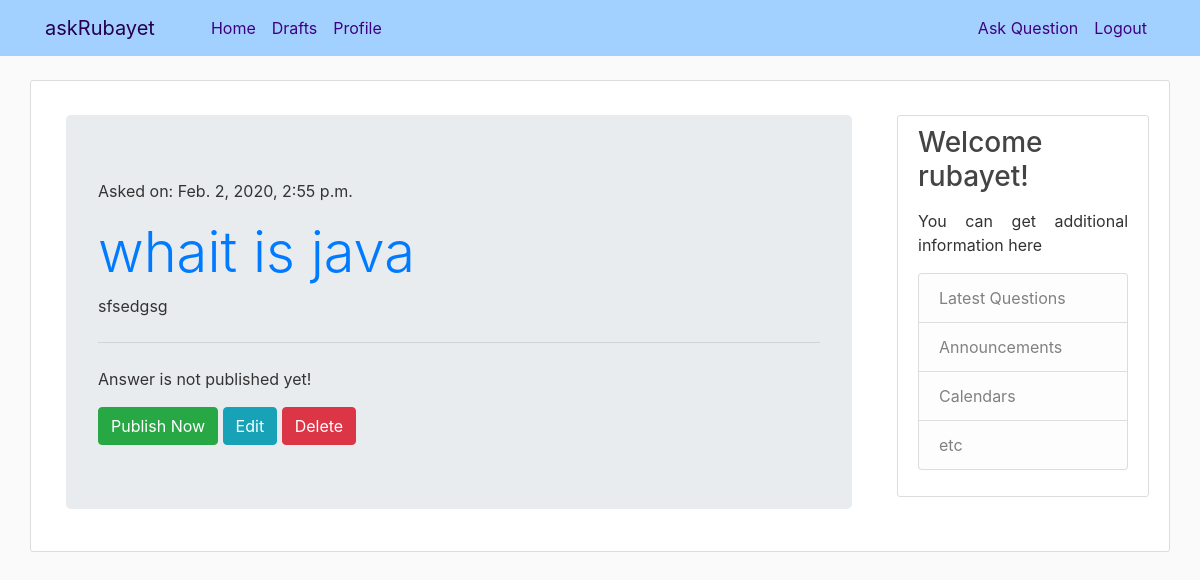
Before: /drafts/ (signed in) with the older database file.
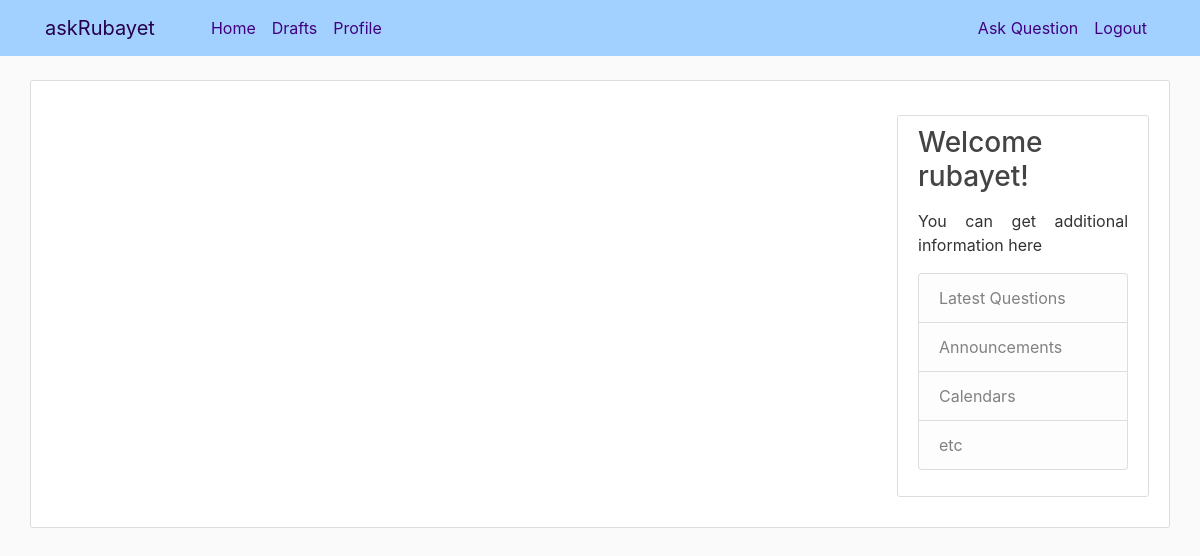
After: the same page with the newer database file.
### ask/models.py (models this page shows, shortened)
class Question(models.Model):
    author                  = models.ForeignKey(settings.AUTH_USER_MODEL, on_delete=models.CASCADE)
    title                   = models.CharField(max_length=300)
    optional_description    = models.TextField(blank=True, null=True)
    created_date            = models.DateTimeField(default=timezone.now)
    published_date          = models.DateTimeField(blank=True, null=True)

### ask/views.py (the view)
# urls.py: path('drafts/', views.ques_draft_list, name='ques_draft_list'),
@login_required
def ques_draft_list(request):
    ques = Question.objects.filter(published_date__isnull=True).order_by('created_date')
    return render(request, 'ask/ques_draft_list.html', {'ques': ques})

### ask/templates/ask/ques_draft_list.html
{% extends "ask/base.html" %}
{% block content %}
<div class="container">
  {% for que in ques %}
  <div class="jumbotron">
    <p>Asked on: {{ que.created_date }}</p>
    <h1 class="display-4"><a href="{% url 'ques_detail' pk=que.pk %}">{{ que.title }}</a></h1>
    <p >{{ que.optional_description|linebreaksbr }}</p>
    <hr class="my-4">
    {% if que.published_date %}
      {% if que.author.first_name %}
      <h5>{{ que.author.first_name }} Says:</h5>
      {% else %}
      <h5>{{ que.author }} Says:</h5>
      {% endif %}
      <p class="lead">{{ que.answer }}</p>
    {% else %}
      {% if not user.is_authenticated %}
        <p>Answer is not published yet! Please come back later.</p>
      {% else %}
        <p>Answer is not published yet!</p>
        <a class="btn btn-success" href="{% url 'ques_publish' pk=que.pk %}">Publish Now</a>
      {% endif %}
      {% if user.is_authenticated %}
        <a class="btn btn-info" href="{% url 'ques_edit' pk=que.pk %}"><span class="glyphicon glyphicon-pencil">Edit</span></a>
        <a class="btn btn-danger" href="{% url 'ques_remove' pk=que.pk %}"><span class="glyphicon glyphicon-remove">Delete</span></a>
      {% endif %}
    {% endif %}
  </div>
  {% endfor %}
</div>
{% endblock content %}

### ask/templates/ask/base.html (shortened to what this page needs)
{% load static %}
<!DOCTYPE html>
<html lang="en" dir="ltr">
  <head>
    <link rel="stylesheet" href="https://maxcdn.bootstrapcdn.com/bootstrap/4.0.0/css/bootstrap.min.css">
    <link rel="stylesheet" type="text/css" href="{% static 'ask/main.css' %}">
  </head>
  <body>
    <header class="site-header">
      <nav class="navbar navbar-expand-md bg-steel fixed-top ">
        <div class="container">
          <a class="navbar-brand mr-5" style="color: #26004d;" href="{% url 'ques_list' %}">askRubayet</a>
          <div class="collapse navbar-collapse" id="navbarToggle">
            <div class="navbar-nav mr-auto">
              <a class="nav-item nav-link" href="{% url 'ques_list' %}">Home</a>
              {% if user.is_authenticated %}
              <a class="nav-item nav-link" href="{% url 'ques_draft_list' %}"><span class="glyphicon glyphicon-edit">Drafts</span></a>
              <a class="nav-item nav-link" href="{% url 'profile' %}">Profile</a>
              {% else %}
              <a class="nav-item nav-link" href="{% url 'ask-about' %}">About</a>
              {% endif %}
            </div>
            <div class="navbar-nav">
              {% if user.is_authenticated %}
              <a class="nav-item nav-link" href="{% url 'ques_new' %}" ><span class="glyphicon glyphicon-plus">Ask Question</span></a>
              <a class="nav-item nav-link" href="{% url 'logout' %}">Logout</a>
              {% else %}
              <a class="nav-item nav-link" href="{% url 'login' %}">Login</a>
              <a class="nav-item nav-link" href="{% url 'register' %}">Register</a>
              {% endif %}
            </div>
          </div>
        </div>
      </nav>
    </header>
    <main role="main" class="container mt-4 content-section">
      <div class="row mt-4">
        <div class="col-md-9">
          {% block content %}{% endblock %}
        </div>
        <div class="col-md-3">
          <div class="content-section">
              {% if user.is_authenticated %}
              <h3>Welcome {{ user.username }}!</h3>
              {% else %}
              <h3>Know more</h3>
              {% endif %}
              <p class='text-muted' style="text-align: left;">
              {% if user.is_authenticated %}
                <p>You can get additional information here</p>
              {% else %}
                To ask a question please register and login
              {% endif %}
              <ul class="list-group">
                <li class="list-group-item list-group-item-light">Latest Questions</li>
                <li class="list-group-item list-group-item-light">Announcements</li>
                <li class="list-group-item list-group-item-light">Calendars</li>
                <li class="list-group-item list-group-item-light">etc</li>
              </ul>
            </p>
          </div>
        </div>
      </div>
    </main>
  </body>
</html>

### ask/static/ask/main.css (style rules this page uses)
body { background: #fafafa; color: #333333; margin-top: 5rem; }
div { text-align: justify; }
h1, h2, h3, h4, h5, h6 { color: #444444; }
ul { margin: 0; }
.bg-steel { background-color: rgba(153, 204, 255, .9); color: #5c5c8a; }
.site-header .navbar-nav .nav-link { color: #400080; }
.content-section { background: #ffffff; padding: 10px 20px; border: 1px solid #dddddd; border-radius: 3px; margin-bottom: 20px; }

Changed rows visible on the page:
removed Question: created_date "Feb. 2, 2020, 2:55 p.m.", title "whait is java", optional_description "sfsedgsg", shows "Answer is not published yet!", shows "Edit"
